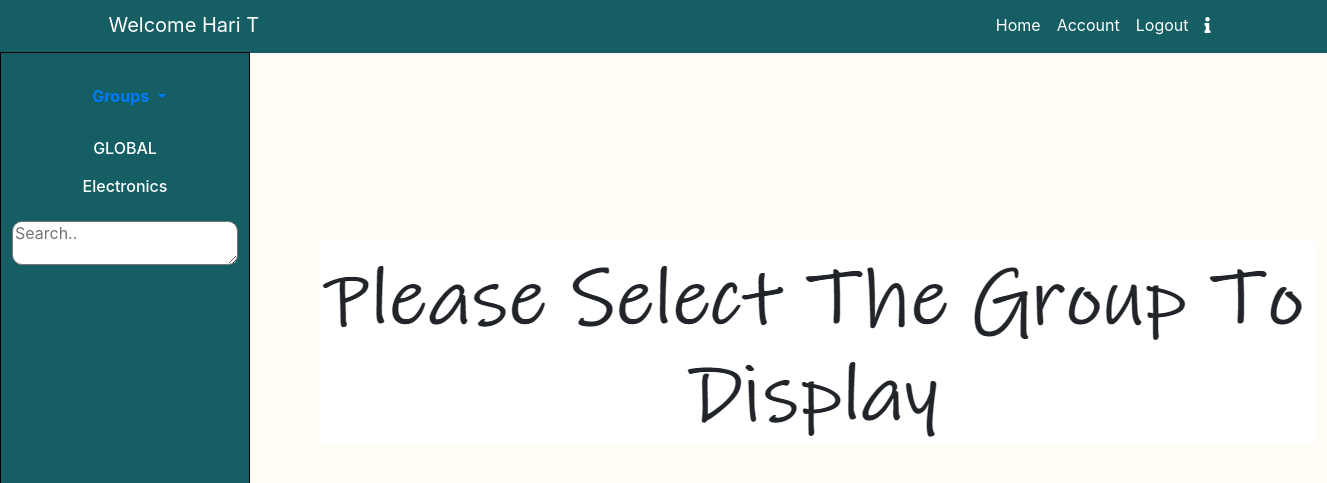
Page /home.php (signed in) on the earlier database version.
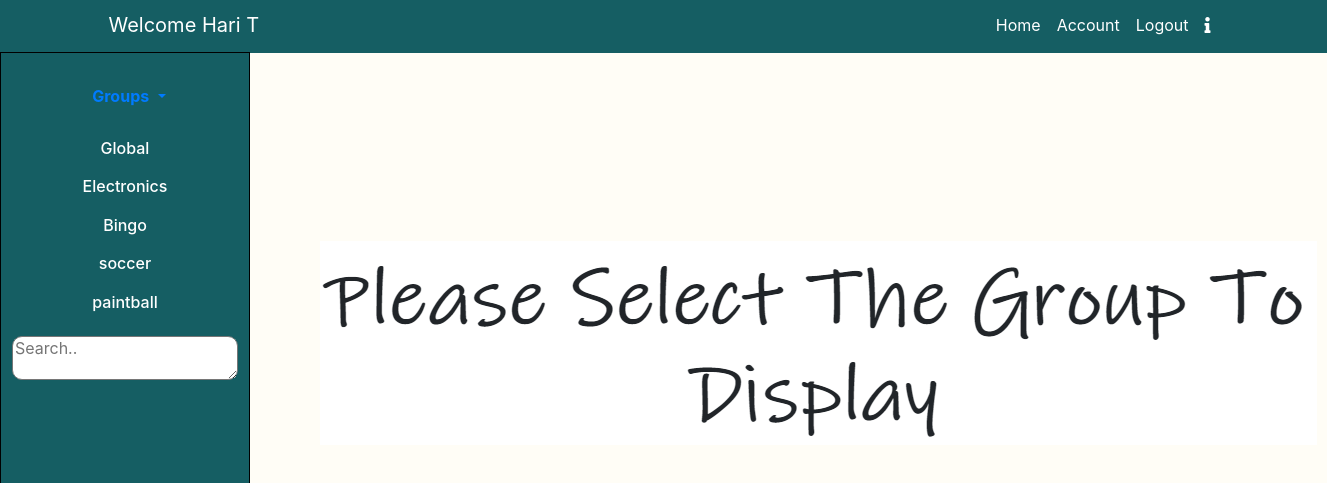
Same page on the later database version.
### tables this page shows
CREATE TABLE `groups` (
  `group_id` int(11) NOT NULL,
  `group_name` text NOT NULL,
  `owner_id` int(11) NOT NULL,
  `privacy` text NOT NULL
);

### home.php (the view, shortened to what this page needs)
<!DOCTYPE html>
<html>
<head>
<link rel ="stylesheet" a href="css\home.css">
<link rel="stylesheet" href="https://use.fontawesome.com/releases/v5.0.13/css/all.css"
>
<link rel="stylesheet" href="https://stackpath.bootstrapcdn.com/bootstrap/4.1.1/css/bootstrap.min.css"
>
<link rel="stylesheet" href="https://cdnjs.cloudflare.com/ajax/libs/font-awesome/4.7.0/css/font-awesome.min.css" />
</head>
<body style="background-color: #fffdf6;">
<div class="vl">
    <nav class="navbar navbar-expand-sm navbar-fixed-top navbar-light mb-3" style="background-color:#155e63; position: fixed;">
        <div class="container">
            <a class="navbar-brand" href=<?php echo"allprofile.php?id=".$_SESSION['user_id'] ?> style="color:white;">Welcome <?php
            require_once("./mysqli_connect.php");
            $mail_id=$_SESSION['email_id'];
            $u_nameq = "SELECT user_name FROM `users` where email_id='$mail_id'";
            $un_result= mysqli_query($dbc,$u_nameq);
            $rowu= mysqli_fetch_array($un_result);
              $user_name= $rowu['user_name'];
              echo $user_name;
          ?></a>
            <ul class="navbar-nav" >
                <li class="nav-item">
                    <a class="nav-link" href="home.php" style="color:white;">Home</a>
                </li>
                <li class="nav-item">
                  <a class="nav-link" href="userprofile.php" style="color:white;">Account</a>
                </li>
                <li class="nav-item" >
                    <a class="nav-link" href="logout.php" style="color:white;">
                    Logout</a>
                </li>
                <li class="nav-item" >
                    <a class="nav-link" href="help.html" style="color:white;">
                    <i class="fas fa-info"></i></a>
                </li>
            </ul>
         </div>
    </nav>
 <div id="content">
   <div id="usertimeline">
    <div id="groupdetails">
       <br>
 <div class="dropdown show" >
      <a class="btn dropdown-toggle " style='margin-left:8px;' href="#" role="button" id="dropdownMenuLink" data-toggle="dropdown" aria-haspopup="true" aria-expanded="false" <i class="fas fa-plus"></i><b>Groups</b> </a>
 </div>
<br>
   <H6>
       <?php
        global $dbc;
        $mail_id=$_SESSION['email_id'];
        $u_id = "SELECT user_id FROM `users` where email_id='$mail_id'";
        $un_result= mysqli_query($dbc,$u_id);
        $rowu= mysqli_fetch_array($un_result);
        $user_id= $rowu['user_id'];
        $g_name = "SELECT groups.group_name,groups.group_id FROM `groups` INNER JOIN `user_groups` where user_groups.user_id='$user_id' AND groups.group_id=user_groups.group_id";
        $gn_result= mysqli_query($dbc,$g_name);
       while( $rowg= mysqli_fetch_array($gn_result)){
           $group_name=$rowg['group_name'];
           $group_id = $rowg['group_id'];
        echo " <a style='color:white;' href='home.php?id=$group_id' id=".$group_id." class='group_details'> $group_name </a>";
        echo "<br><br>";
       }
       ?>
      <textarea class ="search"  id = "search" placeholder="Search.."name="search" rows="2"></textarea>
  </H6>
    </div>
   </div>
 </div>
 <div class="clearfix" id='darea'>
    <?php
   echo "<div id = 'displayposts'>";
    echo" <div id='index'>
        <img src='./bgd.PNG'></img>
      </div>";
echo "</div>";
?>
 </div>
    </div>
</body>
</html>

Differences in the rows shown:
changed groups: group_name "GLOBAL" → "Global"
now on this page (row edited): groups: group_name "Bingo"
added groups: group_name "soccer"
added groups: group_name "paintball"
